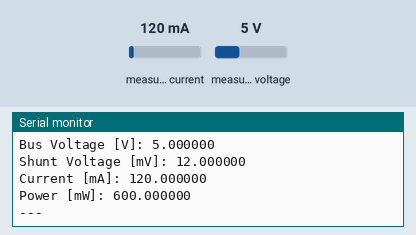
Bench run of a sketch on a simulated ESP32. On the bench: the last lines printed to the serial monitor. Inputs (shaded band) come from the test bench; at power-on: measured current 120 mA, measured voltage 5 V.

Above: at 2.2 s.
2.3 s: measured current set to 40 mA
At 3.6 s:
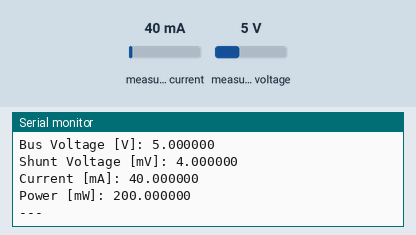
3.8 s: measured voltage set to 0.3 V
At 4.8 s:
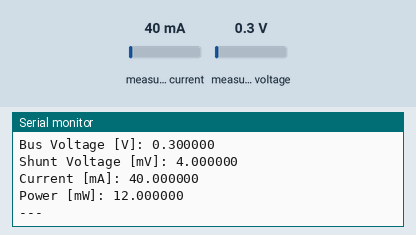
5.3 s: measured current set to 500 mA
At 6.9 s:
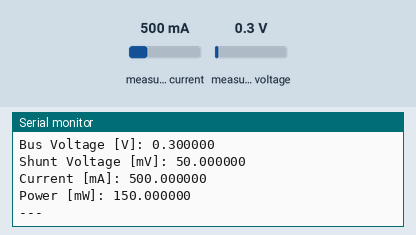
Timing chart, 0 to 8.4 s (numbered marks = the images above; inputs shaded):
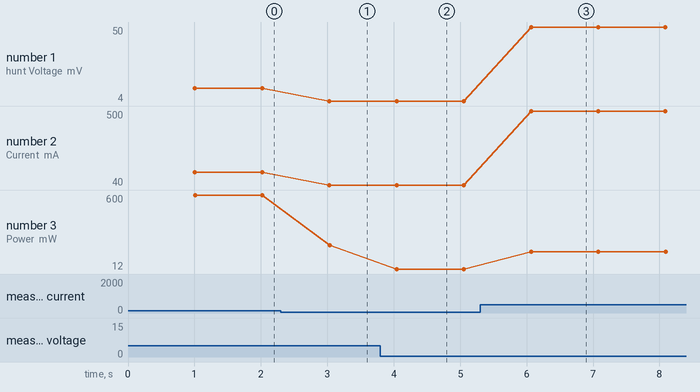

Measured:
- after the input at 2.3 s, the serial monitor: prints a new line after 0.73 s (image 1)
- after the input at 3.8 s, the serial monitor: prints a new line after 0.24 s (image 2)
- after the input at 5.3 s, the serial monitor: prints a new line after 0.77 s (image 3)
- plotted number 1: 12 → 4 after the input at 2.3 s, 4 → 50 after the input at 5.3 s
- plotted number 2: 120 → 40 after the input at 2.3 s, 40 → 500 after the input at 5.3 s
- plotted number 3: 600 → 200 after the input at 2.3 s, 12 → 150 after the input at 5.3 s

The sketch:

checker_main.ino
```cpp
#include <Arduino.h>
#include "ina226.h"

void setup() {
  Serial.begin(115200);
  delay(1000);

  Serial.println("ESP32 start");
  Serial.println("INA226 init start");

  if (!initIna226()) {
    Serial.println("INA226 init failed");
    while (true) {
      delay(1000);
    }
  }

  Serial.println("INA226 init success");
}

void loop() {
  printIna226Values();
  delay(1000);
}
```

ina226.cpp
```cpp
#include <Arduino.h>
#include <Wire.h>
#include <INA226_WE.h>

#include "ina226.h"
#include "pins.h"

static INA226_WE ina226 = INA226_WE(INA226_I2C_ADDR);

bool initIna226() {
  Wire.begin(I2C_SDA_PIN, I2C_SCL_PIN);

  if (!ina226.init()) {
    return false;
  }

  return true;
}

void readIna226Values(float &busVoltage_V,
                      float &shuntVoltage_mV,
                      float &current_mA,
                      float &power_mW) {
  busVoltage_V = ina226.getBusVoltage_V();
  shuntVoltage_mV = ina226.getShuntVoltage_mV();
  current_mA = ina226.getCurrent_mA();
  power_mW = ina226.getBusPower();
}

void printIna226Values() {
  float busVoltage_V = 0.0f;
  float shuntVoltage_mV = 0.0f;
  float current_mA = 0.0f;
  float power_mW = 0.0f;

  readIna226Values(busVoltage_V, shuntVoltage_mV, current_mA, power_mW);

  Serial.print("Bus Voltage [V]: ");
  Serial.println(busVoltage_V, 6);

  Serial.print("Shunt Voltage [mV]: ");
  Serial.println(shuntVoltage_mV, 6);

  Serial.print("Current [mA]: ");
  Serial.println(current_mA, 6);

  Serial.print("Power [mW]: ");
  Serial.println(power_mW, 6);

  Serial.println("---");
}
```

ina226.h
```cpp
#ifndef INA226_H
#define INA226_H

#include <Arduino.h>

bool initIna226();
void readIna226Values(float &busVoltage_V,
                      float &shuntVoltage_mV,
                      float &current_mA,
                      float &power_mW);
void printIna226Values();

#endif
```

pins.h
```cpp
#ifndef PINS_H
#define PINS_H

#include <Arduino.h>

static const uint8_t I2C_SDA_PIN = 21;
static const uint8_t I2C_SCL_PIN = 22;
static const uint8_t INA226_I2C_ADDR = 0x40;

#endif
```
